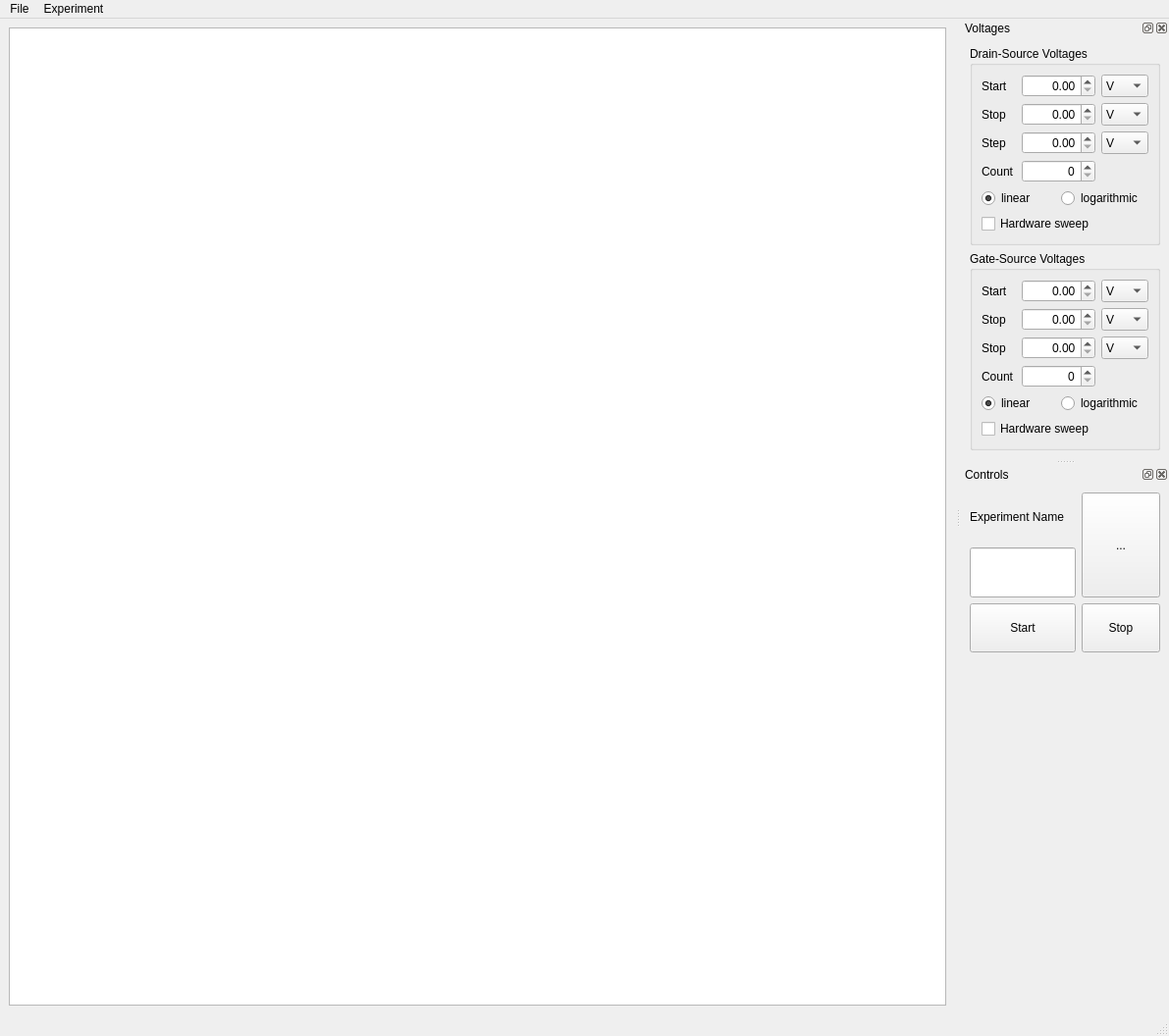
<?xml version="1.0" encoding="UTF-8"?>
<ui version="4.0">
 <class>MainWindow</class>
 <widget class="QMainWindow" name="MainWindow">
  <property name="geometry">
   <rect>
    <x>0</x>
    <y>0</y>
    <width>1191</width>
    <height>1056</height>
   </rect>
  </property>
  <property name="windowTitle">
   <string>MainWindow</string>
  </property>
  <widget class="QWidget" name="centralwidget">
   <layout class="QVBoxLayout" name="verticalLayout">
    <item>
     <widget class="PlotWidget" name="graphicsView">
      <property name="sizePolicy">
       <sizepolicy hsizetype="Minimum" vsizetype="Preferred">
        <horstretch>0</horstretch>
        <verstretch>0</verstretch>
       </sizepolicy>
      </property>
     </widget>
    </item>
   </layout>
  </widget>
  <widget class="QMenuBar" name="menubar">
   <property name="geometry">
    <rect>
     <x>0</x>
     <y>0</y>
     <width>1191</width>
     <height>21</height>
    </rect>
   </property>
   <widget class="QMenu" name="menuFile">
    <property name="title">
     <string>File</string>
    </property>
    <addaction name="actionWorking_folder"/>
    <addaction name="separator"/>
    <addaction name="actionExit"/>
   </widget>
   <widget class="QMenu" name="menuExperimenr">
    <property name="title">
     <string>Experiment</string>
    </property>
    <addaction name="actionOutput_I_V"/>
    <addaction name="actionTransfer_I_V"/>
    <addaction name="actionTimetrace"/>
    <addaction name="actionPulsed_timetrace"/>
   </widget>
   <addaction name="menuFile"/>
   <addaction name="menuExperimenr"/>
  </widget>
  <widget class="QStatusBar" name="statusbar"/>
  <widget class="QDockWidget" name="dockWidget">
   <property name="sizePolicy">
    <sizepolicy hsizetype="Minimum" vsizetype="Maximum">
     <horstretch>0</horstretch>
     <verstretch>0</verstretch>
    </sizepolicy>
   </property>
   <property name="maximumSize">
    <size>
     <width>500</width>
     <height>500</height>
    </size>
   </property>
   <property name="windowTitle">
    <string>Voltages</string>
   </property>
   <attribute name="dockWidgetArea">
    <number>2</number>
   </attribute>
   <widget class="QWidget" name="dockWidgetContents">
    <layout class="QVBoxLayout" name="verticalLayout_2">
     <item>
      <widget class="QGroupBox" name="groupBox">
       <property name="sizePolicy">
        <sizepolicy hsizetype="Minimum" vsizetype="Preferred">
         <horstretch>0</horstretch>
         <verstretch>0</verstretch>
        </sizepolicy>
       </property>
       <property name="title">
        <string>Drain-Source Voltages</string>
       </property>
       <layout class="QGridLayout" name="gridLayout">
        <item row="5" column="2" colspan="2">
         <widget class="QRadioButton" name="radioButton_2">
          <property name="sizePolicy">
           <sizepolicy hsizetype="Minimum" vsizetype="Preferred">
            <horstretch>0</horstretch>
            <verstretch>0</verstretch>
           </sizepolicy>
          </property>
          <property name="text">
           <string>logarithmic</string>
          </property>
         </widget>
        </item>
        <item row="5" column="0" colspan="2">
         <widget class="QRadioButton" name="radioButton">
          <property name="sizePolicy">
           <sizepolicy hsizetype="Minimum" vsizetype="Preferred">
            <horstretch>0</horstretch>
            <verstretch>0</verstretch>
           </sizepolicy>
          </property>
          <property name="text">
           <string>linear</string>
          </property>
          <property name="checked">
           <bool>true</bool>
          </property>
         </widget>
        </item>
        <item row="2" column="3">
         <widget class="QComboBox" name="comboBox_3">
          <property name="sizePolicy">
           <sizepolicy hsizetype="Minimum" vsizetype="Preferred">
            <horstretch>0</horstretch>
            <verstretch>0</verstretch>
           </sizepolicy>
          </property>
          <item>
           <property name="text">
            <string>V</string>
           </property>
          </item>
          <item>
           <property name="text">
            <string>mV</string>
           </property>
          </item>
         </widget>
        </item>
        <item row="2" column="1" colspan="2">
         <widget class="QDoubleSpinBox" name="dsStep">
          <property name="sizePolicy">
           <sizepolicy hsizetype="Minimum" vsizetype="Preferred">
            <horstretch>0</horstretch>
            <verstretch>0</verstretch>
           </sizepolicy>
          </property>
          <property name="alignment">
           <set>Qt::AlignRight|Qt::AlignTrailing|Qt::AlignVCenter</set>
          </property>
         </widget>
        </item>
        <item row="2" column="0">
         <widget class="QLabel" name="label_3">
          <property name="sizePolicy">
           <sizepolicy hsizetype="Minimum" vsizetype="Preferred">
            <horstretch>0</horstretch>
            <verstretch>0</verstretch>
           </sizepolicy>
          </property>
          <property name="text">
           <string>Step</string>
          </property>
         </widget>
        </item>
        <item row="0" column="3">
         <widget class="QComboBox" name="dsStartUnits">
          <property name="sizePolicy">
           <sizepolicy hsizetype="Minimum" vsizetype="Preferred">
            <horstretch>0</horstretch>
            <verstretch>0</verstretch>
           </sizepolicy>
          </property>
          <item>
           <property name="text">
            <string>V</string>
           </property>
          </item>
          <item>
           <property name="text">
            <string>mV</string>
           </property>
          </item>
         </widget>
        </item>
        <item row="0" column="1" colspan="2">
         <widget class="QDoubleSpinBox" name="dsStart">
          <property name="sizePolicy">
           <sizepolicy hsizetype="Minimum" vsizetype="Preferred">
            <horstretch>0</horstretch>
            <verstretch>0</verstretch>
           </sizepolicy>
          </property>
          <property name="alignment">
           <set>Qt::AlignRight|Qt::AlignTrailing|Qt::AlignVCenter</set>
          </property>
         </widget>
        </item>
        <item row="1" column="1" colspan="2">
         <widget class="QDoubleSpinBox" name="dsStop">
          <property name="sizePolicy">
           <sizepolicy hsizetype="Minimum" vsizetype="Preferred">
            <horstretch>0</horstretch>
            <verstretch>0</verstretch>
           </sizepolicy>
          </property>
          <property name="alignment">
           <set>Qt::AlignRight|Qt::AlignTrailing|Qt::AlignVCenter</set>
          </property>
         </widget>
        </item>
        <item row="0" column="0">
         <widget class="QLabel" name="label">
          <property name="sizePolicy">
           <sizepolicy hsizetype="Minimum" vsizetype="Preferred">
            <horstretch>0</horstretch>
            <verstretch>0</verstretch>
           </sizepolicy>
          </property>
          <property name="text">
           <string>Start</string>
          </property>
         </widget>
        </item>
        <item row="1" column="0">
         <widget class="QLabel" name="label_2">
          <property name="sizePolicy">
           <sizepolicy hsizetype="Minimum" vsizetype="Preferred">
            <horstretch>0</horstretch>
            <verstretch>0</verstretch>
           </sizepolicy>
          </property>
          <property name="text">
           <string>Stop</string>
          </property>
         </widget>
        </item>
        <item row="1" column="3">
         <widget class="QComboBox" name="dsStopUnits">
          <property name="sizePolicy">
           <sizepolicy hsizetype="Minimum" vsizetype="Preferred">
            <horstretch>0</horstretch>
            <verstretch>0</verstretch>
           </sizepolicy>
          </property>
          <item>
           <property name="text">
            <string>V</string>
           </property>
          </item>
          <item>
           <property name="text">
            <string>mV</string>
           </property>
          </item>
         </widget>
        </item>
        <item row="3" column="0">
         <widget class="QLabel" name="label_8">
          <property name="sizePolicy">
           <sizepolicy hsizetype="Minimum" vsizetype="Preferred">
            <horstretch>0</horstretch>
            <verstretch>0</verstretch>
           </sizepolicy>
          </property>
          <property name="text">
           <string>Count</string>
          </property>
         </widget>
        </item>
        <item row="3" column="1" colspan="2">
         <widget class="QSpinBox" name="dsCount">
          <property name="sizePolicy">
           <sizepolicy hsizetype="Minimum" vsizetype="Preferred">
            <horstretch>0</horstretch>
            <verstretch>0</verstretch>
           </sizepolicy>
          </property>
          <property name="alignment">
           <set>Qt::AlignRight|Qt::AlignTrailing|Qt::AlignVCenter</set>
          </property>
         </widget>
        </item>
        <item row="6" column="0" colspan="4">
         <widget class="QCheckBox" name="checkBox">
          <property name="sizePolicy">
           <sizepolicy hsizetype="Minimum" vsizetype="Preferred">
            <horstretch>0</horstretch>
            <verstretch>0</verstretch>
           </sizepolicy>
          </property>
          <property name="text">
           <string>Hardware sweep</string>
          </property>
         </widget>
        </item>
       </layout>
      </widget>
     </item>
     <item>
      <widget class="QGroupBox" name="groupBox_2">
       <property name="sizePolicy">
        <sizepolicy hsizetype="Minimum" vsizetype="Preferred">
         <horstretch>0</horstretch>
         <verstretch>0</verstretch>
        </sizepolicy>
       </property>
       <property name="title">
        <string>Gate-Source Voltages</string>
       </property>
       <layout class="QGridLayout" name="gridLayout_2">
        <item row="2" column="1" colspan="2">
         <widget class="QDoubleSpinBox" name="doubleSpinBox_6">
          <property name="sizePolicy">
           <sizepolicy hsizetype="Minimum" vsizetype="Preferred">
            <horstretch>0</horstretch>
            <verstretch>0</verstretch>
           </sizepolicy>
          </property>
          <property name="alignment">
           <set>Qt::AlignRight|Qt::AlignTrailing|Qt::AlignVCenter</set>
          </property>
         </widget>
        </item>
        <item row="0" column="1" colspan="2">
         <widget class="QDoubleSpinBox" name="doubleSpinBox_4">
          <property name="sizePolicy">
           <sizepolicy hsizetype="Minimum" vsizetype="Preferred">
            <horstretch>0</horstretch>
            <verstretch>0</verstretch>
           </sizepolicy>
          </property>
          <property name="alignment">
           <set>Qt::AlignRight|Qt::AlignTrailing|Qt::AlignVCenter</set>
          </property>
         </widget>
        </item>
        <item row="4" column="2" colspan="2">
         <widget class="QRadioButton" name="radioButton_3">
          <property name="sizePolicy">
           <sizepolicy hsizetype="Minimum" vsizetype="Preferred">
            <horstretch>0</horstretch>
            <verstretch>0</verstretch>
           </sizepolicy>
          </property>
          <property name="text">
           <string>logarithmic</string>
          </property>
         </widget>
        </item>
        <item row="4" column="0" colspan="2">
         <widget class="QRadioButton" name="radioButton_4">
          <property name="sizePolicy">
           <sizepolicy hsizetype="Minimum" vsizetype="Preferred">
            <horstretch>0</horstretch>
            <verstretch>0</verstretch>
           </sizepolicy>
          </property>
          <property name="text">
           <string>linear</string>
          </property>
          <property name="checked">
           <bool>true</bool>
          </property>
         </widget>
        </item>
        <item row="2" column="3">
         <widget class="QComboBox" name="comboBox_4">
          <property name="sizePolicy">
           <sizepolicy hsizetype="Minimum" vsizetype="Preferred">
            <horstretch>0</horstretch>
            <verstretch>0</verstretch>
           </sizepolicy>
          </property>
          <item>
           <property name="text">
            <string>V</string>
           </property>
          </item>
          <item>
           <property name="text">
            <string>mV</string>
           </property>
          </item>
         </widget>
        </item>
        <item row="0" column="0">
         <widget class="QLabel" name="label_6">
          <property name="sizePolicy">
           <sizepolicy hsizetype="Minimum" vsizetype="Preferred">
            <horstretch>0</horstretch>
            <verstretch>0</verstretch>
           </sizepolicy>
          </property>
          <property name="text">
           <string>Start</string>
          </property>
         </widget>
        </item>
        <item row="1" column="3">
         <widget class="QComboBox" name="comboBox_6">
          <property name="sizePolicy">
           <sizepolicy hsizetype="Minimum" vsizetype="Preferred">
            <horstretch>0</horstretch>
            <verstretch>0</verstretch>
           </sizepolicy>
          </property>
          <item>
           <property name="text">
            <string>V</string>
           </property>
          </item>
          <item>
           <property name="text">
            <string>mV</string>
           </property>
          </item>
         </widget>
        </item>
        <item row="2" column="0">
         <widget class="QLabel" name="label_4">
          <property name="sizePolicy">
           <sizepolicy hsizetype="Minimum" vsizetype="Preferred">
            <horstretch>0</horstretch>
            <verstretch>0</verstretch>
           </sizepolicy>
          </property>
          <property name="text">
           <string>Stop</string>
          </property>
         </widget>
        </item>
        <item row="1" column="1" colspan="2">
         <widget class="QDoubleSpinBox" name="doubleSpinBox_5">
          <property name="sizePolicy">
           <sizepolicy hsizetype="Minimum" vsizetype="Preferred">
            <horstretch>0</horstretch>
            <verstretch>0</verstretch>
           </sizepolicy>
          </property>
          <property name="alignment">
           <set>Qt::AlignRight|Qt::AlignTrailing|Qt::AlignVCenter</set>
          </property>
         </widget>
        </item>
        <item row="1" column="0">
         <widget class="QLabel" name="label_5">
          <property name="sizePolicy">
           <sizepolicy hsizetype="Minimum" vsizetype="Preferred">
            <horstretch>0</horstretch>
            <verstretch>0</verstretch>
           </sizepolicy>
          </property>
          <property name="text">
           <string>Stop</string>
          </property>
         </widget>
        </item>
        <item row="0" column="3">
         <widget class="QComboBox" name="comboBox_5">
          <property name="sizePolicy">
           <sizepolicy hsizetype="Minimum" vsizetype="Preferred">
            <horstretch>0</horstretch>
            <verstretch>0</verstretch>
           </sizepolicy>
          </property>
          <item>
           <property name="text">
            <string>V</string>
           </property>
          </item>
          <item>
           <property name="text">
            <string>mV</string>
           </property>
          </item>
         </widget>
        </item>
        <item row="3" column="0">
         <widget class="QLabel" name="label_9">
          <property name="sizePolicy">
           <sizepolicy hsizetype="Minimum" vsizetype="Preferred">
            <horstretch>0</horstretch>
            <verstretch>0</verstretch>
           </sizepolicy>
          </property>
          <property name="text">
           <string>Count</string>
          </property>
         </widget>
        </item>
        <item row="3" column="1" colspan="2">
         <widget class="QSpinBox" name="spinBox_2">
          <property name="sizePolicy">
           <sizepolicy hsizetype="Minimum" vsizetype="Preferred">
            <horstretch>0</horstretch>
            <verstretch>0</verstretch>
           </sizepolicy>
          </property>
          <property name="alignment">
           <set>Qt::AlignRight|Qt::AlignTrailing|Qt::AlignVCenter</set>
          </property>
         </widget>
        </item>
        <item row="5" column="0" colspan="4">
         <widget class="QCheckBox" name="checkBox_2">
          <property name="sizePolicy">
           <sizepolicy hsizetype="Minimum" vsizetype="Preferred">
            <horstretch>0</horstretch>
            <verstretch>0</verstretch>
           </sizepolicy>
          </property>
          <property name="text">
           <string>Hardware sweep</string>
          </property>
         </widget>
        </item>
       </layout>
      </widget>
     </item>
    </layout>
   </widget>
  </widget>
  <widget class="QDockWidget" name="dockWidget_2">
   <property name="sizePolicy">
    <sizepolicy hsizetype="Preferred" vsizetype="Maximum">
     <horstretch>0</horstretch>
     <verstretch>0</verstretch>
    </sizepolicy>
   </property>
   <property name="maximumSize">
    <size>
     <width>500</width>
     <height>200</height>
    </size>
   </property>
   <property name="windowTitle">
    <string>Controls</string>
   </property>
   <attribute name="dockWidgetArea">
    <number>2</number>
   </attribute>
   <widget class="QWidget" name="dockWidgetContents_2">
    <layout class="QGridLayout" name="gridLayout_3">
     <item row="4" column="0">
      <widget class="QPushButton" name="pushButton">
       <property name="sizePolicy">
        <sizepolicy hsizetype="Minimum" vsizetype="Preferred">
         <horstretch>0</horstretch>
         <verstretch>0</verstretch>
        </sizepolicy>
       </property>
       <property name="text">
        <string>Start</string>
       </property>
      </widget>
     </item>
     <item row="0" column="0">
      <widget class="QLabel" name="label_7">
       <property name="sizePolicy">
        <sizepolicy hsizetype="Minimum" vsizetype="Preferred">
         <horstretch>0</horstretch>
         <verstretch>0</verstretch>
        </sizepolicy>
       </property>
       <property name="text">
        <string>Experiment Name</string>
       </property>
      </widget>
     </item>
     <item row="4" column="1">
      <widget class="QPushButton" name="pushButton_2">
       <property name="sizePolicy">
        <sizepolicy hsizetype="Minimum" vsizetype="Preferred">
         <horstretch>0</horstretch>
         <verstretch>0</verstretch>
        </sizepolicy>
       </property>
       <property name="text">
        <string>Stop</string>
       </property>
      </widget>
     </item>
     <item row="1" column="0">
      <widget class="QLineEdit" name="lineEdit">
       <property name="sizePolicy">
        <sizepolicy hsizetype="Minimum" vsizetype="Preferred">
         <horstretch>0</horstretch>
         <verstretch>0</verstretch>
        </sizepolicy>
       </property>
      </widget>
     </item>
     <item row="0" column="1" rowspan="2">
      <widget class="QPushButton" name="pushButton_3">
       <property name="sizePolicy">
        <sizepolicy hsizetype="Minimum" vsizetype="Preferred">
         <horstretch>0</horstretch>
         <verstretch>0</verstretch>
        </sizepolicy>
       </property>
       <property name="text">
        <string>...</string>
       </property>
      </widget>
     </item>
    </layout>
   </widget>
  </widget>
  <action name="actionWorking_folder">
   <property name="text">
    <string>Working folder</string>
   </property>
  </action>
  <action name="actionExit">
   <property name="text">
    <string>Exit</string>
   </property>
  </action>
  <action name="actionOutput_I_V">
   <property name="text">
    <string>Output I-V</string>
   </property>
  </action>
  <action name="actionTransfer_I_V">
   <property name="text">
    <string>Transfer I-V</string>
   </property>
  </action>
  <action name="actionTimetrace">
   <property name="text">
    <string>Timetrace</string>
   </property>
  </action>
  <action name="actionPulsed_timetrace">
   <property name="text">
    <string>Pulsed timetrace</string>
   </property>
  </action>
 </widget>
 <customwidgets>
  <customwidget>
   <class>PlotWidget</class>
   <extends>QGraphicsView</extends>
   <header>pyqtgraph</header>
  </customwidget>
 </customwidgets>
 <resources/>
 <connections/>
</ui>
